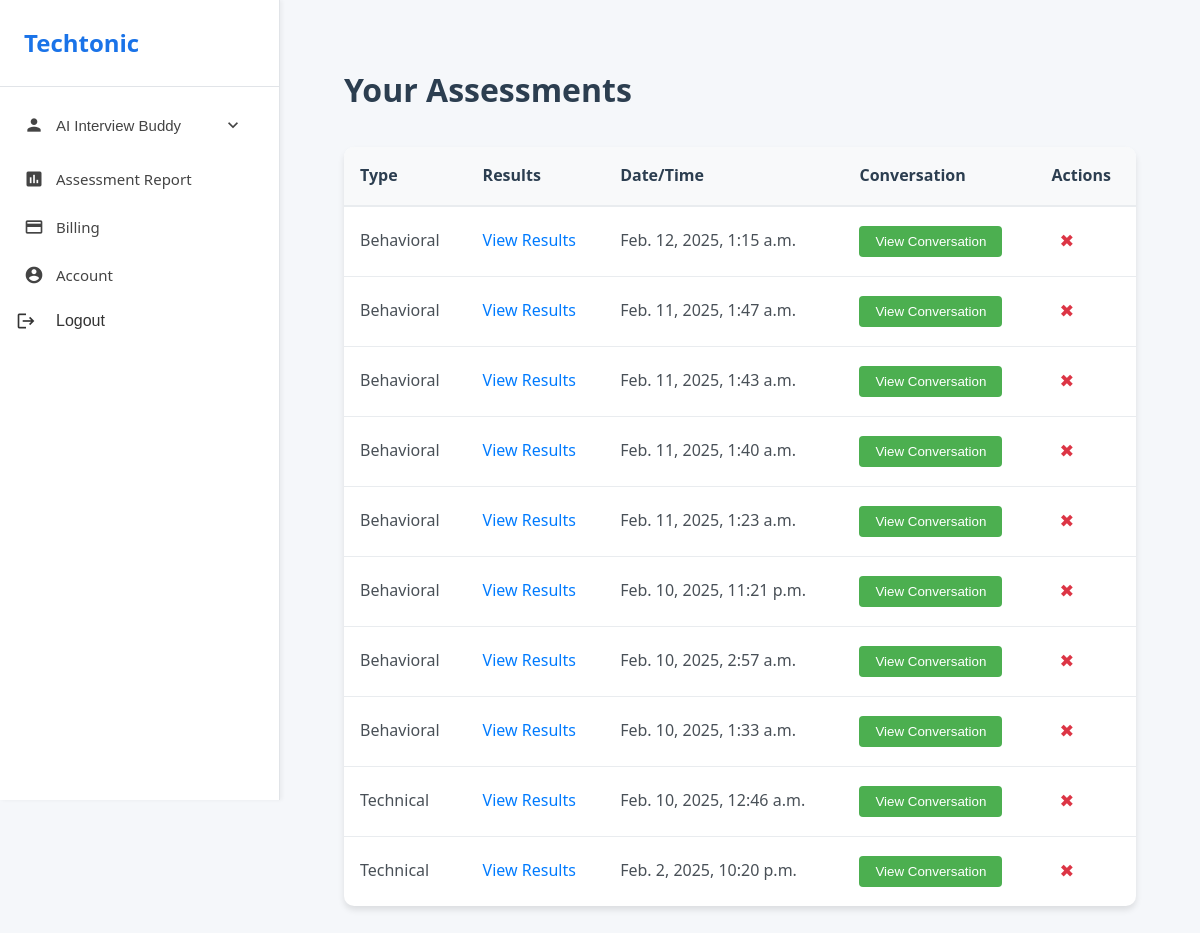
/assessments/list/ (signed in), run on an earlier commit of the app's database.
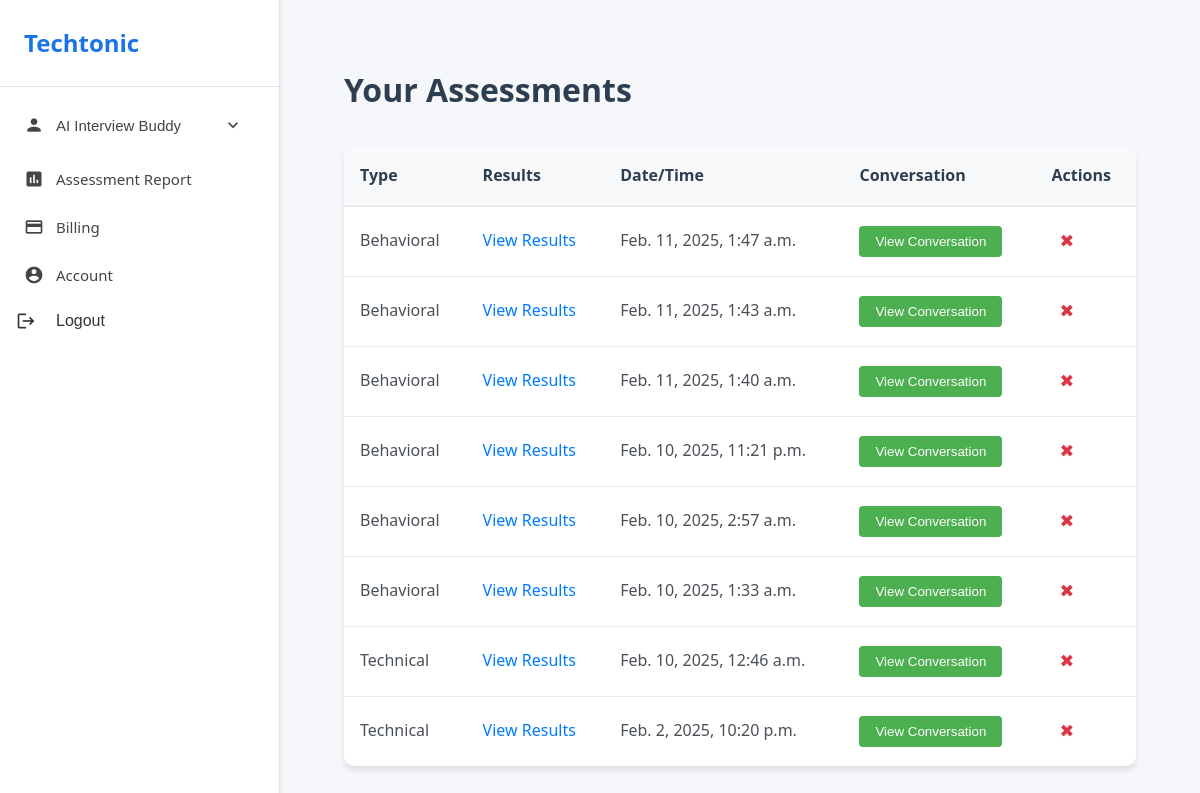
And on a later commit of the database.
### assessments/models.py (models this page shows, shortened)
class Assessment(models.Model):
    ASSESSMENT_TYPES = [
        ('behavioral', 'Behavioral'),
        ('technical', 'Technical'),
    ]
    user = models.ForeignKey(User, on_delete=models.CASCADE, default=1)
    conversation = models.TextField()
    assessment_type = models.CharField(
        max_length=20,
        choices=ASSESSMENT_TYPES,
        default='technical'
    )
    created_at = models.DateTimeField(auto_now_add=True)
    analysis = models.JSONField(null=True, blank=True)

### assessments/views.py (the view)
# urls.py: path('list/', views.list_interviews, name='list_interviews'),  # New endpoint
@login_required  # Ensures only logged-in users can access this view
def list_interviews(request):
    if request.user.is_authenticated:
        assessments = Assessment.objects.filter(user=request.user).order_by('-created_at')
        return render(request, 'assessments/list_interviews.html', {'assessments': assessments})
    else:
        return render(request, 'assessments/list_interviews.html', {'error': 'You need to log in to view your interviews.'})

### assessments/templates/assessments/list_interviews.html
{% extends 'users/base.html' %}
{% load static %}
{% block content %}
<link rel="stylesheet" href="{% static 'assessments/css/list_interviews.css' %}">
<div class="content-container">
    <h1>Your Assessments</h1>
    {% if assessments %}
        <table class="assessment-table">
            <thead>
                <tr>
                    <th>Type</th>
                    <th>Results</th>
                    <th>Date/Time</th>
                    <th>Conversation</th>
                    <th>Actions</th>
                </tr>
            </thead>
            <tbody>
                {% for assessment in assessments %}
                <tr id="assessment-{{ assessment.id }}">
                    <td>{{ assessment.get_assessment_type_display }}</td>
                    <td><a href="{% url 'view_analysis' assessment.id %}">View Results</a></td>
                    <td>{{ assessment.created_at }}</td>
                    <td>
                        <button
                            class="view-conversation-btn"
                            onclick='AssessmentManager.showConversation("{{ assessment.id }}", JSON.parse(`{{ assessment.conversation|escapejs }}`))'
                        >
                            View Conversation
                        </button>
                    </td>
                    <td>
                        <button
                            class="delete-btn"
                            onclick="AssessmentManager.deleteAssessment({{ assessment.id }})"
                            title="Delete assessment"
                        >✖</button>
                    </td>
                </tr>
                {% endfor %}
            </tbody>
        </table>
    {% else %}
        <p>You have no assessments yet.</p>
    {% endif %}
</div>
{% endblock %}

### users/templates/users/base.html (shortened to what this page needs)
<!DOCTYPE html>
<html lang="en">
<head>
    {% load static %}
    <link rel="stylesheet" href="{% static 'users/css/style.css' %}">
    <link rel="stylesheet" href="{% static 'assessments/css/conversation_popup.css' %}">
</head>
<body>
    <div class="app-container">
        {% if user.is_authenticated %}
        <aside class="sidebar">
            <div class="sidebar-header">
                <h1>Techtonic</h1>
            </div>
            <nav class="sidebar-nav">
                <div class="nav-section">
                    <div class="nav-group">
                        <button class="nav-group-header" onclick="toggleGroup(this)">
                            <span class="material-icons">person</span>
                            AI Interview Buddy
                            <span class="material-icons arrow">expand_more</span>
                        </button>
                    </div>
                    <a href="{% url 'list_interviews' %}" class="nav-item {% if active_page == 'assessments' %}active{% endif %}"
                       onclick="loadContent(event, this.href)">
                        <span class="material-icons">assessment</span>
                        Assessment Report
                    </a>
                    <a href="#" class="nav-item">
                        <span class="material-icons">payment</span>
                        Billing
                    </a>
                    <a href="{% url 'account' %}" class="nav-item {% if active_page == 'account' %}active{% endif %}">
                        <span class="material-icons">account_circle</span>
                        Account
                    </a>
                    <form method="post" action="{% url 'logout' %}" class="nav-item-form">
                        <button type="submit" class="nav-item logout-btn">
                            <span class="material-icons">logout</span>
                            Logout
                        </button>
                    </form>
                </div>
            </nav>
        </aside>
        {% endif %}
        <main class="main-content">
            <div class="content-wrapper" id="main-content">
                {% block content %}
                {% endblock %}
            </div>
        </main>
    </div>
    {% include 'assessments/conversation_popup.html' %}
</body>
</html>

### assessments/templates/assessments/conversation_popup.html (shortened to what this page needs)
{% load static %}
<link rel="stylesheet" href="{% static 'assessments/css/conversation_popup.css' %}">

### users/static/users/css/style.css (style rules this page uses)
* { margin: 0; padding: 0; box-sizing: border-box; }
body { font-family: 'Segoe UI', Tahoma, Geneva, Verdana, sans-serif; background-color: #f5f7fa; color: #333; line-height: 1.6; }
.app-container { display: flex; min-height: 100vh; }
.sidebar { width: 280px; background-color: #ffffff; border-right: 1px solid #e1e4e8; display: flex; flex-direction: column; position: fixed; height: 100vh; box-shadow: 2px 0 4px rgba(0, 0, 0, 0.05); }
.sidebar-header { padding: 1.5rem; border-bottom: 1px solid #e1e4e8; }
.sidebar-header h1 { font-size: 1.5rem; color: #1a73e8; margin: 0; }
.sidebar-nav { padding: 1rem 0; overflow-y: auto; }
.nav-section { margin-bottom: 1.5rem; }
.nav-group { margin-bottom: 0.5rem; }
.nav-group-header { display: flex; align-items: center; width: 100%; padding: 0.75rem 1.5rem; background: none; border: none; color: #444; font-size: 0.9375rem; cursor: pointer; transition: background-color 0.2s, color 0.2s; }
.nav-group-header .material-icons { margin-right: 0.75rem; font-size: 1.25rem; }
.nav-group-header .arrow { margin-left: auto; transition: transform 0.2s; }
.nav-item { display: flex; align-items: center; padding: 0.75rem 1.5rem; color: #444; text-decoration: none; transition: background-color 0.2s, color 0.2s; font-size: 0.9375rem; }
.nav-item .material-icons { margin-right: 0.75rem; font-size: 1.25rem; }
.main-content { flex: 1; margin-left: 280px; padding: 2rem; }
.content-wrapper { max-width: 1200px; margin: 0 auto; }
.assessment-table { width: 100%; border-collapse: collapse; margin-top: 1.5rem; background-color: #ffffff; border-radius: 8px; overflow: hidden; box-shadow: 0 2px 4px rgba(0, 0, 0, 0.05); }
.assessment-table th, .assessment-table td { padding: 1rem; text-align: left; border-bottom: 1px solid #e1e4e8; }
.assessment-table th { background-color: #f8f9fa; font-weight: 500; color: #444; }
.assessment-table a { color: #1a73e8; text-decoration: none; font-weight: 500; }
.delete-btn { background: none; border: none; color: #d93025; cursor: pointer; font-size: 1.1rem; padding: 0.25rem 0.5rem; border-radius: 4px; transition: background-color 0.2s; }

### assessments/static/assessments/css/list_interviews.css (style rules this page uses)
.content-container { max-width: 1200px; margin: 0 auto; padding: 2rem; }
.content-container h1 { color: #2c3e50; margin-bottom: 2rem; font-size: 2rem; font-weight: 600; }
.assessment-table { width: 100%; border-collapse: separate; border-spacing: 0; background: white; border-radius: 10px; overflow: hidden; box-shadow: 0 4px 6px rgba(0, 0, 0, 0.1); }
.assessment-table thead { background-color: #f8f9fa; }
.assessment-table th { padding: 1rem; text-align: left; font-weight: 600; color: #2c3e50; border-bottom: 2px solid #e9ecef; }
.assessment-table td { padding: 1rem; border-bottom: 1px solid #e9ecef; color: #495057; }
.assessment-table tr:last-child td { border-bottom: none; }
.assessment-table a { color: #007bff; text-decoration: none; font-weight: 500; transition: color 0.2s; }
.delete-btn { background: none; border: none; color: #dc3545; cursor: pointer; padding: 0.5rem; border-radius: 4px; transition: all 0.2s; }
.view-conversation-btn { background-color: #4CAF50; color: white; border: none; padding: 8px 16px; border-radius: 4px; cursor: pointer; font-weight: 500; transition: background-color 0.2s, transform 0.2s; }

### users/templates/users/base.html (style rules this page uses)
.nav-item-form { margin: 0; padding: 0; }
.logout-btn { width: 100%; background: none; border: none; text-align: left; cursor: pointer; display: flex; align-items: center; gap: 0.5rem; padding: 0.75rem 1rem; color: inherit; font-size: inherit; }

What changed in the data, as far as the page shows it:
removed Assessment: assessment_type "Behavioral", created_at "Feb. 12, 2025, 1:15 a.m."
removed Assessment: assessment_type "Behavioral", created_at "Feb. 11, 2025, 1:23 a.m."
